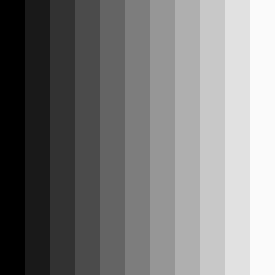
Frame 1 (no input)
Frame 60 (the mouse pressed at the canvas centre just before this capture): identical to frame 1, image omitted
Frame 120 (the mouse held since frame 60 and released just before this capture): identical to frame 1, image omitted

The Processing sketch that drew this single still picture (run headless with seeded random() and noise(); from frame 60 on, the mouse is pressed at the canvas centre):

// Processing sketch: original
// ── original.pde
float scale;

void setup() {
  size(275, 275);
  noStroke();
  scale = width/20;
}

void draw() { 
  
  for (int i = 0; i < 300; i+=25) {
    fill(i);
    rect(i, 0, 25, height);
  }
  
}
